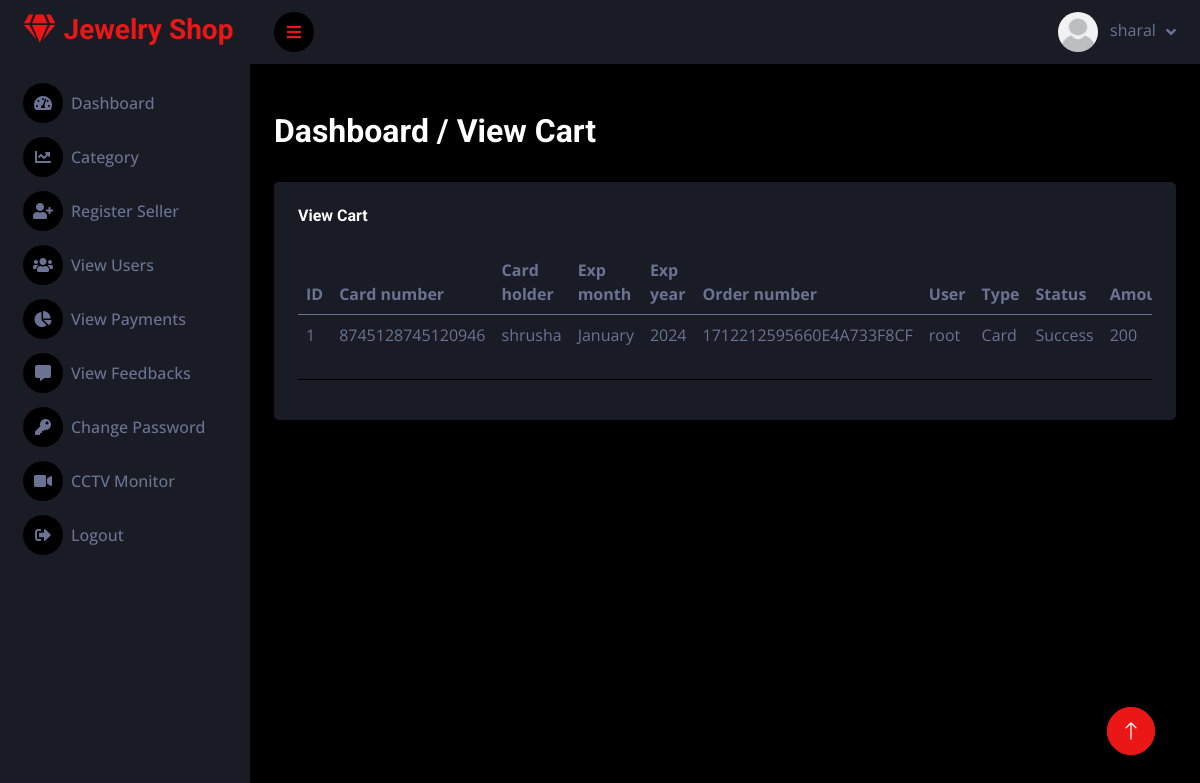
The page /view-cart.php (signed in) on the database its author committed.
### tables this page shows
CREATE TABLE `payment` (
  `card_number` varchar(50) DEFAULT NULL,
  `card_holder_name` varchar(100) NOT NULL,
  `card_expiry_month` varchar(50) DEFAULT NULL,
  `card_expiry_year` year(4) NOT NULL,
  `payment_id` int(11) NOT NULL,
  `order_numbar` varchar(25) NOT NULL,
  `payment_type` varchar(10) DEFAULT NULL,
  `payment_status` varchar(10) NOT NULL,
  `amount` int(11) NOT NULL,
  `date_paid` datetime DEFAULT NULL
);

### config/connection.php (called while the page is built, shortened)
<?php
$username="root";
?>

### view-cart.php (the view, shortened to what this page needs)
<?php
require_once '../config/connection.php';
?>
<!DOCTYPE html>
<html lang="en">
<?php require_once 'include/header.php'; ?>
            <div class="container-fluid pt-4 px-4">
                <div class="row">
                    <div class="col-md-12">
                        <h2>Dashboard / View Cart</h2>
                    </div>
                </div>
            </div>
            <div class="container-fluid pt-4 px-4">
                <div class="row g-4">
                    <div class="col-12">
                        <div class="bg-secondary rounded h-100 p-4">
                            <h6 class="mb-4">View Cart</h6>
                            <div class="table-responsive">
                                <table class="table">
                                    <thead>
                                        <tr>
                                            <th scope="col">ID</th>
                                            <th scope="col">Card number</th>
                                            <th scope="col">Card holder</th>
                                            <th scope="col">Exp month</th>
                                            <th scope="col">Exp year</th>
                                            <th scope="col">Order number</th>
                                            <th scope="col">User</th>
                                            <th scope="col">Type</th>
                                            <th scope="col">Status</th>
                                            <th scope="col">Amount</th>
                                        </tr>
                                    </thead>
                                    <tbody>
                                    <?php
                                        $sql = "SELECT * FROM payment";
                                        $res = mysqli_query($conn,$sql);
                                        if(mysqli_num_rows($res) > 0) {
                                            $i = 1;
                                            while($row = mysqli_fetch_array($res)) {
                                                echo "<tr>";
                                                echo "<td>$i</td>";
                                                echo "<td>$row[card_number]</td>";
                                                echo "<td>$row[card_holder_name]</td>";
                                                $monthNumber = $row['card_expiry_month'];
                                                $monthName = date('F', mktime(0, 0, 0, $monthNumber, 1));
                                                echo "<td>$monthName</td>";
                                                echo "<td>$row[card_expiry_year]</td>";
                                                echo "<td>$row[order_numbar]</td>";
                                                echo "<td>$username</td>";
                                                echo "<td>$row[payment_type]</td>";
                                                echo "<td>$row[payment_status]</td>";
                                                echo "<td>$row[amount]</td>";
                                                echo "</tr>";
                                                $i++;
                                            }
                                        }
                                        ?>
                                    </tbody>
                                </table>
                            </div>
                        </div>
                    </div>
                </div>
            </div>
        </div>
        <a href="#" class="btn btn-lg btn-primary btn-lg-square back-to-top"><i class="bi bi-arrow-up"></i></a>
    </div>
    <?php require_once 'include/footer.php'; ?>
</body>
</html>

### css/style.css (style rules this page uses)
:root { --primary: #EB1616; --secondary: #191C24; --light: #6C7293; --dark: #000000; }
.back-to-top { position: fixed; display: none; right: 45px; bottom: 45px; z-index: 99; }
.btn { transition: .5s; }
.btn-lg-square { width: 48px; height: 48px; }
.btn-square, .btn-sm-square, .btn-lg-square { padding: 0; display: inline-flex; align-items: center; justify-content: center; font-weight: normal; border-radius: 50px; }

### rows shown on the page
payment: card_number "8745128745120946", card_holder_name "shrusha", card_expiry_month "January", card_expiry_year "2024", order_numbar "1712212595660E4A733F8CF", payment_type "Card", payment_status "Success", amount "200"

### other values the page prints
$_SESSION['User_name'] "sharal"
